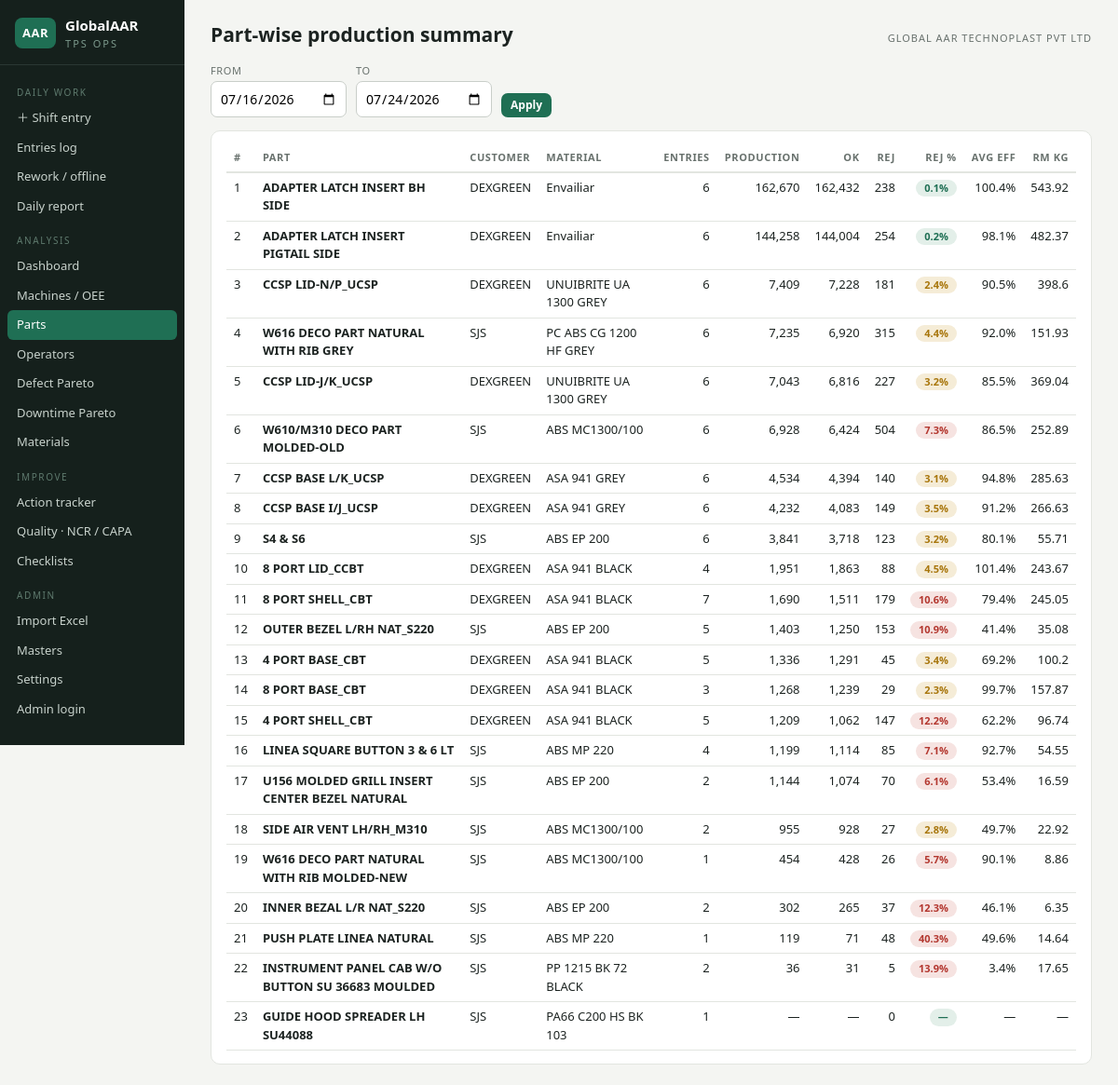
Page /parts-summary on the committed database.
### tables this page shows
CREATE TABLE settings (
    key TEXT PRIMARY KEY, value TEXT
);

CREATE TABLE parts (
    id INTEGER PRIMARY KEY,
    customer TEXT, project TEXT,
    name TEXT UNIQUE NOT NULL,
    part_no TEXT,
    cycle_time_s REAL, total_cavity INTEGER, running_cavity INTEGER,
    shot_wt_g REAL, part_wt_g REAL, runner_wt_g REAL,
    material_grade TEXT,
    active INTEGER DEFAULT 1
);

CREATE TABLE shift_entries (
    id INTEGER PRIMARY KEY,
    date TEXT NOT NULL,               -- YYYY-MM-DD
    machine TEXT NOT NULL,
    shift TEXT NOT NULL,              -- A / B
    supervisor TEXT, operator TEXT,
    part TEXT NOT NULL,
    material TEXT, cycle_time_s REAL,
    planned_min REAL,                 -- NULL = settings shift_minutes
    production INTEGER,
    remarks TEXT,
    -- computed snapshot (calc.py)
    total_dt REAL, avail_time REAL, eff_time REAL,
    tgt_hr REAL, tgt_qty REAL,
    ok_qty INTEGER, rejection INTEGER,
    eff_pct REAL, rej_pct REAL,
    ok_wt_kg REAL, rej_wt_kg REAL, runner_kg REAL, total_rm_kg REAL,
    availability REAL, performance REAL, quality REAL, oee REAL
);

### app/main.py (the view)
@app.get("/parts-summary", response_class=HTMLResponse)
def parts_summary(request: Request):
    con = get_db()
    start, end = date_range(request, con)
    rows = con.execute(
        """SELECT e.part, p.customer, e.material, COUNT(*) n, SUM(e.production) prod,
                  SUM(e.ok_qty) ok, SUM(e.rejection) rej, AVG(e.eff_pct) eff,
                  SUM(e.total_rm_kg) rm
           FROM shift_entries e LEFT JOIN parts p ON p.name=e.part
           WHERE e.date BETWEEN ? AND ? GROUP BY e.part ORDER BY prod DESC""",
        (start, end)).fetchall()
    return render(request, "parts_summary.html", con, rows=rows, start=start, end=end)

### app/templates/parts_summary.html (shortened to what this page needs)
{% extends "base.html" %}
{% block heading %}Part-wise production summary{% endblock %}
{% block content %}
<form class="filter-bar" method="get">
  <div class="f"><label>From</label><input type="date" name="start" value="{{ start }}"></div>
  <div class="f"><label>To</label><input type="date" name="end" value="{{ end }}"></div>
  <button class="btn sm">Apply</button>
</form>
<div class="card" style="overflow-x:auto">
<table>
  <tr><th>#</th><th>Part</th><th>Customer</th><th>Material</th><th class="r">Entries</th>
      <th class="r">Production</th><th class="r">OK</th><th class="r">Rej</th><th class="r">Rej %</th>
      <th class="r">Avg Eff</th><th class="r">RM kg</th></tr>
  {% for r in rows %}
  <tr>
    <td>{{ loop.index }}</td><td><b>{{ r.part }}</b></td><td>{{ r.customer or '—' }}</td>
    <td>{{ r.material or '—' }}</td><td class="r">{{ r.n }}</td>
    <td class="r">{{ r.prod|num }}</td><td class="r">{{ r.ok|num }}</td><td class="r">{{ r.rej|num }}</td>
    <td class="r">{% set rp = r.rej/r.prod if r.prod else None %}
      <span class="pill {{ 'bad' if rp and rp>0.05 else ('warn' if rp and rp>0.02 else 'ok') }}">{{ rp|pct }}</span></td>
    <td class="r">{{ r.eff|pct }}</td><td class="r">{{ r.rm|num }}</td>
  </tr>
  {% else %}<tr><td colspan="11" class="empty">No data.</td></tr>{% endfor %}
</table>
</div>
{% endblock %}

### app/templates/base.html (shortened to what this page needs)
<!doctype html>
<html lang="en">
<head>
<link rel="stylesheet" href="/static/style.css">
</head>
<body>
<aside class="nav no-print">
  <div class="brand">
    <div class="brand-mark">AAR</div>
    <div>
      <div class="brand-name">GlobalAAR</div>
      <div class="brand-sub">TPS Ops</div>
    </div>
  </div>
  <nav>
    <div class="nav-sec">Daily work</div>
    <a href="/entry" class="{{ 'on' if request.url.path.startswith('/entry') and not request.url.path.startswith('/entries') }}">＋ Shift entry</a>
    <a href="/entries" class="{{ 'on' if request.url.path.startswith('/entries') }}">Entries log</a>
    <a href="/rework" class="{{ 'on' if request.url.path.startswith('/rework') }}">Rework / offline</a>
    <a href="/daily" class="{{ 'on' if request.url.path.startswith('/daily') }}">Daily report</a>
    <div class="nav-sec">Analysis</div>
    <a href="/" class="{{ 'on' if request.url.path == '/' }}">Dashboard</a>
    <a href="/machines" class="{{ 'on' if request.url.path.startswith('/machines') }}">Machines / OEE</a>
    <a href="/parts-summary" class="{{ 'on' if request.url.path.startswith('/parts-summary') }}">Parts</a>
    <a href="/operators" class="{{ 'on' if request.url.path.startswith('/operators') }}">Operators</a>
    <a href="/defects" class="{{ 'on' if request.url.path.startswith('/defects') }}">Defect Pareto</a>
    <a href="/downtime" class="{{ 'on' if request.url.path.startswith('/downtime') }}">Downtime Pareto</a>
    <a href="/materials" class="{{ 'on' if request.url.path.startswith('/materials') }}">Materials</a>
    <div class="nav-sec">Improve</div>
    <a href="/actions" class="{{ 'on' if request.url.path.startswith('/actions') }}">Action tracker</a>
    <a href="/quality" class="{{ 'on' if request.url.path == '/quality' or request.url.path.startswith('/quality/capa') }}">Quality · NCR / CAPA</a>
    <a href="/quality/checklists" class="{{ 'on' if request.url.path.startswith('/quality/check') }}">Checklists</a>
    <div class="nav-sec">Admin</div>
    <a href="/import" class="{{ 'on' if request.url.path.startswith('/import') }}">Import Excel</a>
    <a href="/masters" class="{{ 'on' if request.url.path.startswith('/masters') }}">Masters</a>
    <a href="/settings" class="{{ 'on' if request.url.path.startswith('/settings') }}">Settings</a>
    {% if admin %}<a href="/logout">Log out (admin)</a>{% else %}<a href="/login">Admin login</a>{% endif %}
  </nav>
</aside>
<main>
  <header class="topbar no-print">
    <h1>{% block heading %}{% endblock %}</h1>
    <div class="co">{{ company }}</div>
  </header>
  {% block content %}{% endblock %}
</main>
</body>
</html>

### app/static/style.css (style rules this page uses)
:root { --bg:#f4f5f2; --panel:#ffffff; --ink:#1c2321; --muted:#68716d; --grid:#e2e5e0; --c1:#1f6f54; --c1-soft:#e3efe9; --c2:#c96f1e; --c2-soft:#f7ead9; --bad:#b3372f; --bad-soft:#f6e3e1; --good:#1f6f54; --warn:#a8760c; --warn-soft:#f5ecd7; --nav:#15201c; --nav-ink:#c8d2cc; }
* { box-sizing:border-box }
body { margin:0;font:14px/1.5 "Avenir Next","Segoe UI",system-ui,sans-serif;background:var(--bg);color:var(--ink);display:flex;min-height:100vh }
a { color:var(--c1) }
main { flex:1;padding:22px 28px;min-width:0;max-width:1200px }
.nav { width:198px;flex-shrink:0;background:var(--nav);color:var(--nav-ink);padding:16px 0;position:sticky;top:0;height:100vh;overflow-y:auto }
.brand { display:flex;gap:10px;align-items:center;padding:0 16px 14px;border-bottom:1px solid #2a3833 }
.brand-mark { background:var(--c1);color:#fff;font-weight:700;border-radius:8px;padding:7px 8px;font-size:13px;letter-spacing:.5px }
.brand-name { font-weight:700;color:#fff;font-size:15px }
.brand-sub { font-size:11px;letter-spacing:2px;text-transform:uppercase;color:#7d9a8d }
.nav nav { display:flex;flex-direction:column;padding:8px }
.nav-sec { font-size:10px;letter-spacing:1.6px;text-transform:uppercase;color:#5f7a6e;margin:14px 10px 4px }
.nav a { color:var(--nav-ink);text-decoration:none;padding:6px 10px;border-radius:6px;font-size:13px }
.nav a.on { background:var(--c1);color:#fff }
.topbar { display:flex;justify-content:space-between;align-items:baseline;margin-bottom:14px }
.topbar h1 { font-size:21px;margin:0 }
.co { font-size:11px;letter-spacing:1px;text-transform:uppercase;color:var(--muted) }
.card { background:var(--panel);border:1px solid var(--grid);border-radius:10px;padding:14px 16px }
table { width:100%;border-collapse:collapse;font-size:13px }
th { font-size:11px;text-transform:uppercase;letter-spacing:.6px;color:var(--muted);text-align:left;padding:6px 8px;border-bottom:2px solid var(--grid);white-space:nowrap }
td { padding:6px 8px;border-bottom:1px solid var(--grid);vertical-align:top }
td.r,th.r { text-align:right }
.pill { display:inline-block;padding:1px 9px;border-radius:99px;font-size:11px;font-weight:600 }
.pill.ok { background:var(--c1-soft);color:var(--c1) }
.pill.bad { background:var(--bad-soft);color:var(--bad) }
.pill.warn { background:var(--warn-soft);color:var(--warn) }
label { display:block;font-size:11px;text-transform:uppercase;letter-spacing:.6px;color:var(--muted);margin:8px 0 3px }
input,select,textarea { width:100%;padding:7px 9px;border:1px solid #c9cec9;border-radius:7px;font:inherit;background:#fff }
.btn { display:inline-block;background:var(--c1);color:#fff;border:none;border-radius:7px;padding:9px 18px;font:inherit;font-weight:600;cursor:pointer;text-decoration:none }
.btn.sm { padding:4px 10px;font-size:12px }
.filter-bar { display:flex;gap:10px;align-items:end;flex-wrap:wrap;margin-bottom:14px }
.filter-bar label { margin:0 0 3px }
.filter-bar .f { width:auto }
.filter-bar input,.filter-bar select { width:auto }

### rows in the picture
settings: value "GLOBAL AAR TECHNOPLAST PVT LTD"
parts: part "ADAPTER LATCH INSERT BH SIDE", customer "DEXGREEN", material_grade "Envailiar", n "6", prod|num "162,670", ok|num "162,432", rej|num "238", rp "0.1%", eff|pct "100.4%", rm|num "543.92"
parts: part "ADAPTER LATCH INSERT PIGTAIL SIDE", customer "DEXGREEN", material_grade "Envailiar", n "6", prod|num "144,258", ok|num "144,004", rej|num "254", rp "0.2%", eff|pct "98.1%", rm|num "482.37"
parts: part "CCSP LID-N/P_UCSP", customer "DEXGREEN", material_grade "UNUIBRITE UA 1300 GREY", n "6", prod|num "7,409", ok|num "7,228", rej|num "181", rp "2.4%", eff|pct "90.5%", rm|num "398.6"
parts: part "W616 DECO PART NATURAL WITH RIB GREY", customer "SJS", material_grade "PC ABS CG 1200 HF GREY", n "6", prod|num "7,235", ok|num "6,920", rej|num "315", rp "4.4%", eff|pct "92.0%", rm|num "151.93"
parts: part "CCSP LID-J/K_UCSP", customer "DEXGREEN", material_grade "UNUIBRITE UA 1300 GREY", n "6", prod|num "7,043", ok|num "6,816", rej|num "227", rp "3.2%", eff|pct "85.5%", rm|num "369.04"
parts: part "CCSP BASE L/K_UCSP", customer "DEXGREEN", material_grade "ASA 941 GREY", n "6", prod|num "4,534", ok|num "4,394", rej|num "140", rp "3.1%", eff|pct "94.8%", rm|num "285.63"
parts: part "CCSP BASE I/J_UCSP", customer "DEXGREEN", material_grade "ASA 941 GREY", n "6", prod|num "4,232", ok|num "4,083", rej|num "149", rp "3.5%", eff|pct "91.2%", rm|num "266.63"
parts: part "8 PORT LID_CCBT", customer "DEXGREEN", material_grade "ASA 941 BLACK", n "4", prod|num "1,951", ok|num "1,863", rej|num "88", rp "4.5%", eff|pct "101.4%", rm|num "243.67"
parts: part "8 PORT SHELL_CBT", customer "DEXGREEN", material_grade "ASA 941 BLACK", n "7", prod|num "1,690", ok|num "1,511", rej|num "179", rp "10.6%", eff|pct "79.4%", rm|num "245.05"
parts: part "OUTER BEZEL L/RH NAT_S220", customer "SJS", material_grade "ABS EP 200", n "5", prod|num "1,403", ok|num "1,250", rej|num "153", rp "10.9%", eff|pct "41.4%", rm|num "35.08"
parts: part "4 PORT BASE_CBT", customer "DEXGREEN", material_grade "ASA 941 BLACK", n "5", prod|num "1,336", ok|num "1,291", rej|num "45", rp "3.4%", eff|pct "69.2%", rm|num "100.2"
parts: part "8 PORT BASE_CBT", customer "DEXGREEN", material_grade "ASA 941 BLACK", n "3", prod|num "1,268", ok|num "1,239", rej|num "29", rp "2.3%", eff|pct "99.7%", rm|num "157.87"
parts: part "4 PORT SHELL_CBT", customer "DEXGREEN", material_grade "ASA 941 BLACK", n "5", prod|num "1,209", ok|num "1,062", rej|num "147", rp "12.2%", eff|pct "62.2%", rm|num "96.74"
shift_entries: part "SIDE AIR VENT LH/RH_M310", customer "SJS", material "ABS MC1300/100", n "2", prod|num "955", ok|num "928", rej|num "27", rp "2.8%", eff|pct "49.7%", rm|num "22.92"
shift_entries: part "W616 DECO PART NATURAL WITH RIB MOLDED-NEW", customer "SJS", material "ABS MC1300/100", n "1", prod|num "454", ok|num "428", rej|num "26", rp "5.7%", eff|pct "90.1%", rm|num "8.86"
parts: part "INNER BEZAL L/R NAT_S220", customer "SJS", material_grade "ABS EP 200", n "2", prod|num "302", ok|num "265", rej|num "37", rp "12.3%", eff|pct "46.1%", rm|num "6.35"
shift_entries: part "INSTRUMENT PANEL CAB W/O BUTTON SU 36683 MOULDED", customer "SJS", material "PP 1215 BK 72 BLACK", n "2", prod|num "36", ok|num "31", rej|num "5", rp "13.9%", eff|pct "3.4%", rm|num "17.65"
parts: part "GUIDE HOOD SPREADER LH SU44088", customer "SJS", material_grade "PA66 C200 HS BK 103", n "1", prod|num "—", ok|num "—", rej|num "0", rp "—", eff|pct "—", rm|num "—"

### other values in the picture
{{ r.part }} "W610/M310 DECO PART MOLDED-OLD" "S4 & S6" "LINEA SQUARE BUTTON 3 & 6 LT" "U156 MOLDED GRILL INSERT CENTER BEZEL NATURAL" "PUSH PLATE LINEA NATURAL"
{{ r.customer or '—' }} "SJS" "SJS" "SJS" "SJS" "SJS"
{{ r.material or '—' }} "ABS MC1300/100" "ABS EP 200" "ABS MP 220" "ABS EP 200" "ABS MP 220"
{{ r.n }} "6" "6" "4" "2" "1"
{{ r.prod|num }} "6,928" "3,841" "1,199" "1,144" "119"
{{ r.ok|num }} "6,424" "3,718" "1,114" "1,074" "71"
{{ r.rej|num }} "504" "123" "85" "70" "48"
{{ rp|pct }} "7.3%" "3.2%" "7.1%" "6.1%" "40.3%"
{{ r.eff|pct }} "86.5%" "80.1%" "92.7%" "53.4%" "49.6%"
{{ r.rm|num }} "252.89" "55.71" "54.55" "16.59" "14.64"
